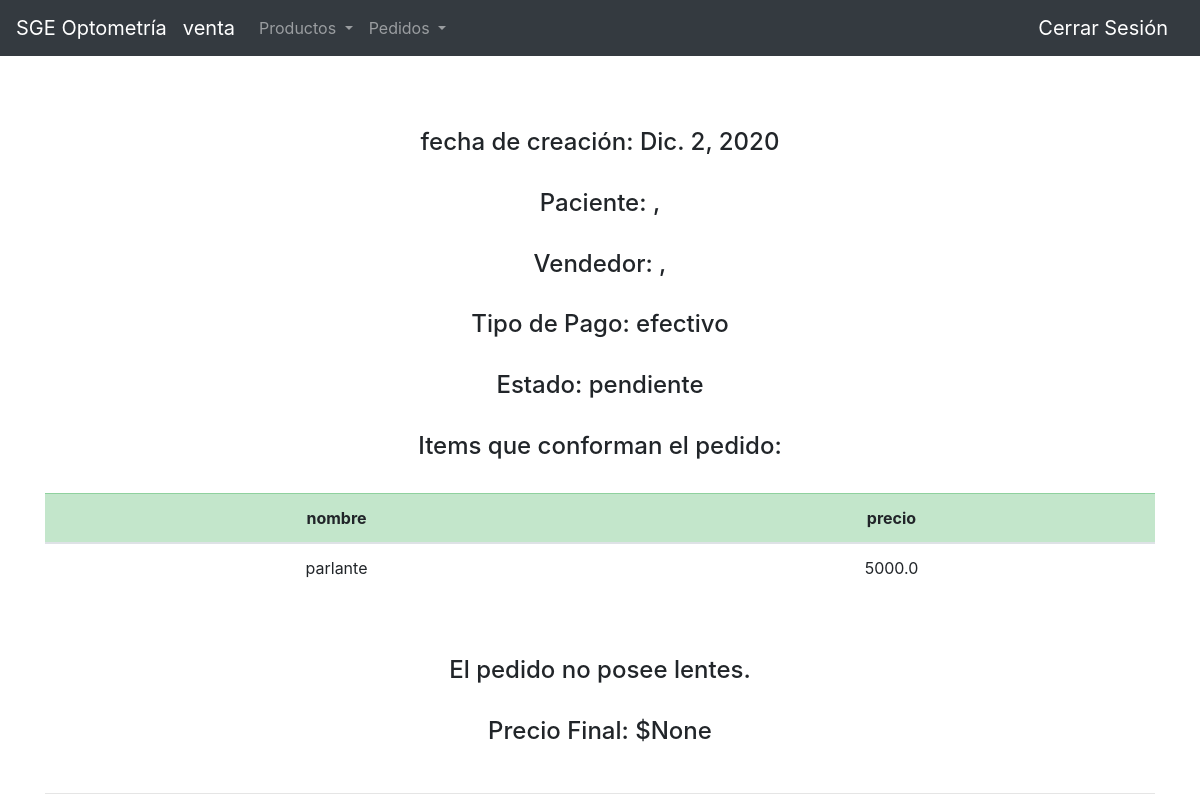
/optometria/pedido/49/detalle (signed in), run on an earlier commit of the app's database.
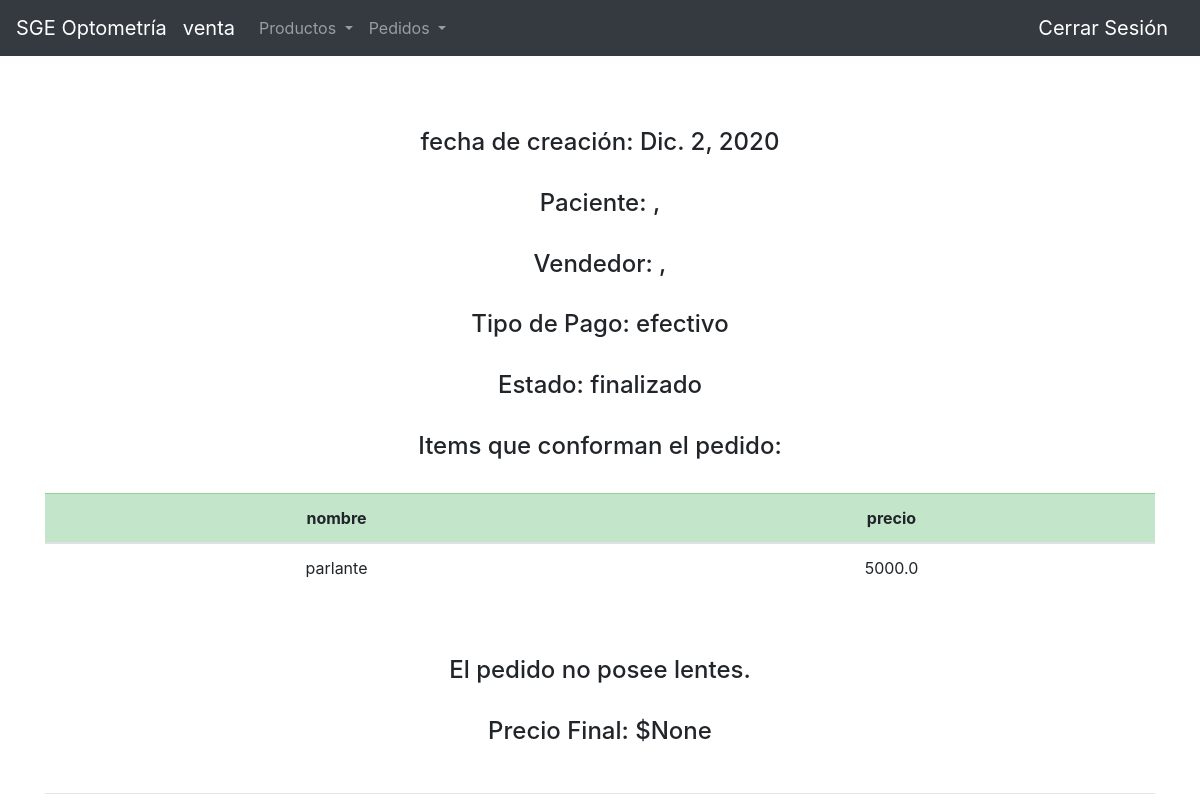
And on a later commit of the database.
### optometria/models.py (models this page shows)
class Pedido(models.Model):
    tipo_pago = [
        ("credito","Tarjeta de Crédito"),
        ("debito","Tarjeta de Débito"),
        ("virtual","Billetera Virtual"),
        ("efectivo","Efectivo")
    ]
    estado_pedido = [
        ("pendiente","Pendiente"),
        ("pedido","Pedido"),
        ("taller","Taller"),
        ("finalizado","Finalizado")
    ]
    items = models.ManyToManyField(Producto)
    paciente = models.ForeignKey(settings.AUTH_USER_MODEL, on_delete=models.CASCADE, related_name='Pedido_paciente')
    tipo_de_pago = models.CharField(max_length=10, choices=tipo_pago, default='efectivo')
    estado = models.CharField(max_length=12, choices=estado_pedido, default='pendiente')
    fecha = models.DateField(auto_now_add=False, auto_now= False, blank=False)
    vendedor = models.ForeignKey(settings.AUTH_USER_MODEL, on_delete=models.CASCADE, related_name='pedido_vendedor')
    precio = models.FloatField()

### optometria/views.py (the view)
# urls.py: path('pedido/<int:id>/detalle', views.detalle_pedido, name='detalle_pedido'),
def detalle_pedido(request, id):
    pedido = Pedido.objects.get(id=id)
    paciente = User.objects.get(id=pedido.paciente.id)
    items = Producto.objects.filter(pedido=id)
    vendedor = User.objects.get(id=pedido.vendedor.id)
    try:
        lente = Lente.objects.get(pedido=id)
    except ObjectDoesNotExist:
        lente = None
    if lente != None:
        precio_final = pedido.precio + lente.precio
    else:
        precio_final = None
    return render(request, 'optometria/detalle_pedido.html',{
        'grupo': request.user.rol,
        'pedido': Pedido.objects.get(id=id),
        'lente': lente,
        'paciente':paciente,
        'items':items,
        'vendedor':vendedor,
        'precio_final': precio_final,
        })

### optometria/templates/optometria/detalle_pedido.html (shortened to what this page needs)
{% extends "optometria/new_layout.html" %}
{% block body %}
<br>
<h4><center>fecha de creación: {{pedido.fecha}}</center></h4>
<br>
<h4><center>Paciente: {{paciente.first_name}}, {{paciente.last_name}}</center></h4>
<br>
<h4><center>Vendedor: {{vendedor.first_name}}, {{vendedor.last_name}}</center></h4>
<br>
<h4><center>Tipo de Pago: {{pedido.tipo_de_pago}}</center></h4>
<br>
<h4><center>Estado: {{pedido.estado}}</center></h4>
<br>
<h4><center>Items que conforman el pedido:</center></h4>
<br>
    <div class="table-responsive">
        <table class="table table-hover">
            <thead>
                <tr class="table-success">
                    <th scope="col"><center>nombre</center></th>
                    <th scope="col"><center>precio</center></th>
                </tr>
            </thead>
            <tbody>
            {% for item in items %}
                <tr>
                    <td><center>{{item.nombre}}</center></td>
                    <td><center>{{item.precio}}</center></td>
                    </tr>
            {% endfor %}
            </tbody>
        </table>
    </div>
<br>
{% if lente != None %}
<h4><center>Lente</center></h4>
<br>
    <div class="table-responsive">
        <table class="table table-hover">
            <thead>
                <tr class="table-success">
                    <th scope="col"><center>Distancia</center></th>
                    <th scope="col"><center>Lado</center></th>
                    <th scope="col"><center>Con armazón</center></th>
                    <th scope="col"><center>Precio</center></th>
                </tr>
            </thead>
            <tbody>
                <tr>
                    <td><center>{{lente.distancia}}</center></td>
                    <td><center>{{lente.lado}}</center></td>
                    {% if lente.armazon %}
                        <td><center>Si</center></td>
                    {% else %}
                        <td><center>No</center></td>
                    {% endif %}
                    <td><center>{{lente.precio}}</center></td>
                    </tr>
            </tbody>
        </table>
    </div>
{% else %}
<br>
<h4><center>El pedido no posee lentes.</center></h4>
<br>
{% endif %}
<h4><center>Precio Final: ${{precio_final}}</center></h4>
<br>
<hr>
{% endblock %}

What changed in the data, as far as the page shows it:
changed Pedido "efectivo": estado "pendiente" → "finalizado"
